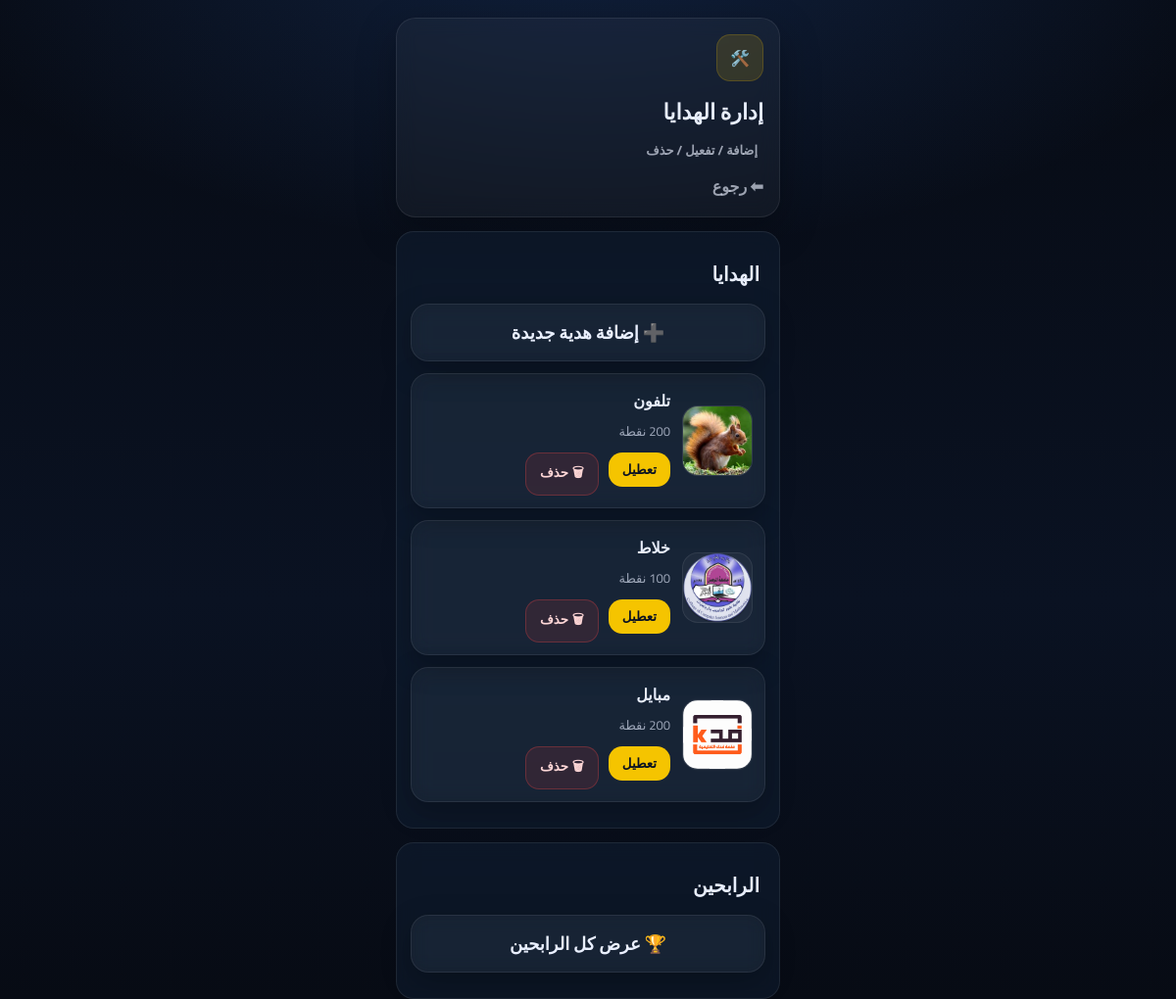
Before: /admin/gifts (signed in) with the older database file.
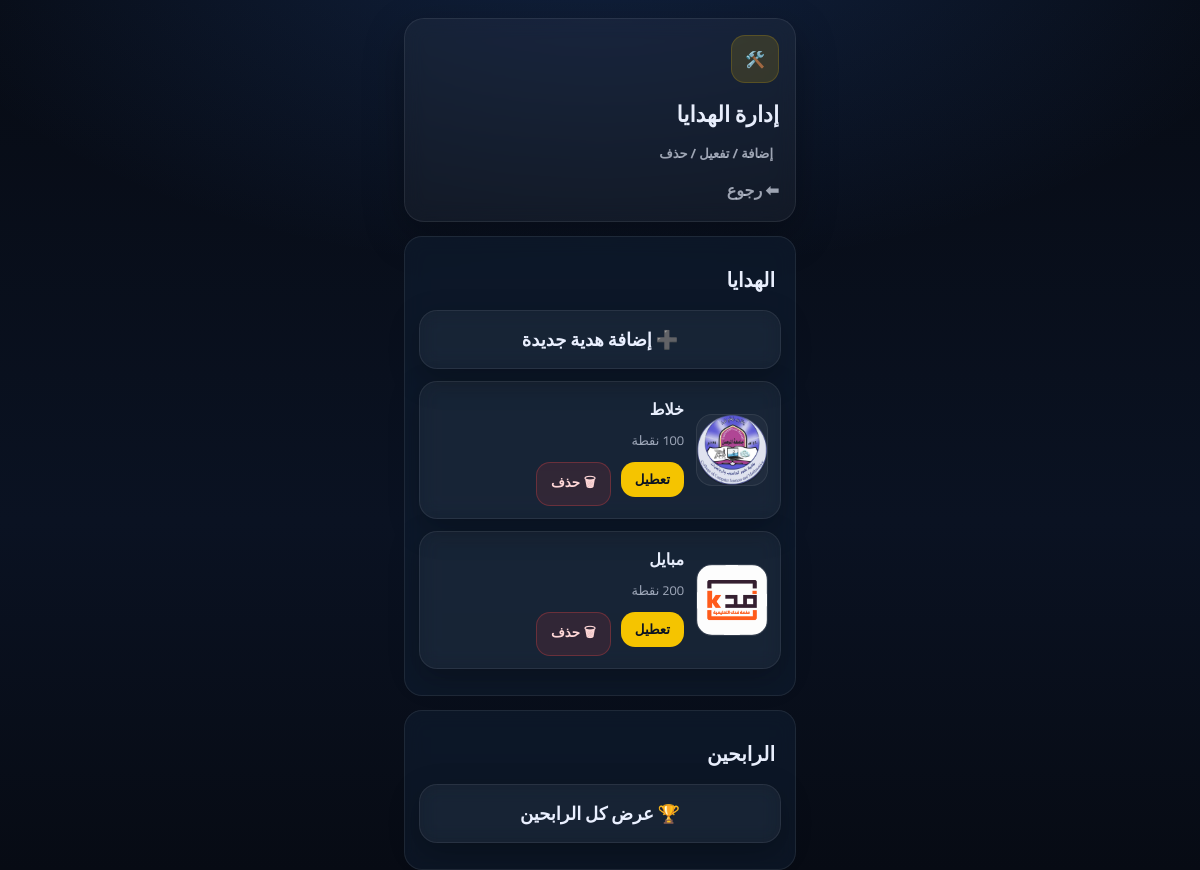
After: the same page with the newer database file.
### tables this page shows
CREATE TABLE gifts (
        id INTEGER PRIMARY KEY AUTOINCREMENT,
        name TEXT NOT NULL,
        points_required INTEGER NOT NULL,
        image_filename TEXT,
        is_active INTEGER NOT NULL DEFAULT 1,
        created_at TEXT NOT NULL
    );

### app.py (the view)
@app.get("/admin/gifts")
def admin_gifts():
    if not admin_required():
        return redirect(url_for("admin_login"))
    con = db.connect()
    gifts = con.execute("SELECT * FROM gifts ORDER BY id DESC").fetchall()
    con.close()
    return render_template(
        "admin_gifts.html",
        site_name=SITE_NAME,
        gifts=gifts,
        storage_public_base=supabase_public_base() if _use_supabase_storage() else None
    )

### app.py (called while the page is built)
def _use_supabase_storage():
    return bool(SUPABASE_URL and SUPABASE_SERVICE_ROLE_KEY and SUPABASE_BUCKET)

def admin_required():
    return session.get("admin_logged_in") is True

### db.py (called while the page is built)
def _is_postgres():
    return DATABASE_URL.startswith("postgres://") or DATABASE_URL.startswith("postgresql://")

def connect():
    if _is_postgres():
        import psycopg2
        conn = psycopg2.connect(DATABASE_URL)
        return _PgConnWrapper(conn)
    con = sqlite3.connect(DB_PATH)
    con.row_factory = sqlite3.Row
    return con

### templates/admin_gifts.html (shortened to what this page needs)
<!doctype html>
<html lang="ar" dir="rtl">
<head>
  <link rel="stylesheet" href="{{ url_for('static', filename='css/theme.css') }}">
</head>
<body>
  <div class="mobile-wrap">
    <div class="top-card">
      <div class="badge-icon">🛠️</div>
      <div style="margin-top:10px;">
        <div class="page-title">إدارة الهدايا</div>
        <div class="page-subtitle">إضافة / تفعيل / حذف</div>
      </div>
      <div style="margin-top:10px;">
        <a href="{{ url_for('admin_dashboard') }}" style="color:var(--muted);text-decoration:none;font-weight:800;">⬅ رجوع</a>
      </div>
    </div>
    <div class="section">
      <div class="section-title">الهدايا</div>
      <div class="quick-item" style="padding:12px;">
        <a href="{{ url_for('admin_gift_new') }}" style="font-weight:900;">➕ إضافة هدية جديدة</a>
      </div>
      {% for g in gifts %}
        <div class="quick-item" style="padding:12px;text-align:right;">
          <div style="display:flex;gap:12px;align-items:center;">
            <div class="gift-thumb">
              {% if g.image_filename %}
                <img src="{{ url_for('static', filename='uploads/' ~ g.image_filename) }}" alt="">
              {% else %}
                <div style="height:100%;display:flex;align-items:center;justify-content:center;opacity:.6;font-size:26px;">🎁</div>
              {% endif %}
            </div>
            <div style="flex:1;">
              <div style="font-weight:900;">{{ g.name }}</div>
              <div class="muted small" style="margin-top:4px;">{{ g.points_required }} نقطة</div>
              <div style="margin-top:10px;display:flex;gap:10px;flex-wrap:wrap;">
                <form method="post" action="{{ url_for('admin_gift_toggle', gift_id=g.id) }}">
                  <button class="btn-yellow" type="submit" style="width:auto;padding:10px 14px;border-radius:14px;">
                    {% if g.is_active == 1 %} تعطيل {% else %} تفعيل {% endif %}
                  </button>
                </form>
                <button type="button"
                        onclick="openDeleteModal({{ g.id }}, '{{ g.name }}')"
                        style="width:auto;padding:10px 14px;border-radius:14px;border:1px solid rgba(239,68,68,.3);
                               background:rgba(239,68,68,.12);color:#ffd7d7;font-weight:900;cursor:pointer;">
                  🗑 حذف
                </button>
              </div>
            </div>
          </div>
        </div>
      {% endfor %}
    </div>
    <div class="section">
      <div class="section-title">الرابحين</div>
      <div class="quick-item" style="padding:12px;">
        <a href="{{ url_for('winners') }}" style="font-weight:900;">🏆 عرض كل الرابحين</a>
      </div>
    </div>
  </div>
</body>
</html>

Changed rows visible on the page:
removed gifts: image_filename (picture), name "تلفون", is_active "تعطيل"
